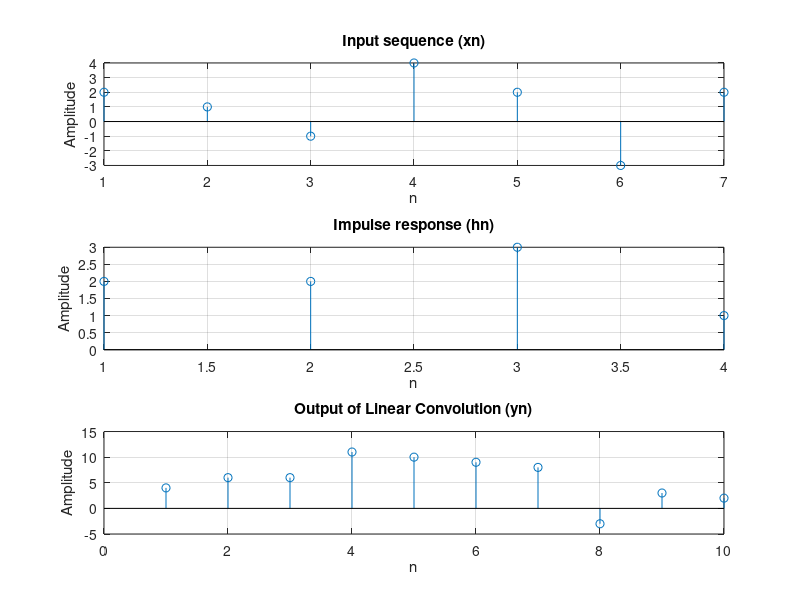

Reproduce this figure in MATLAB.
% Convolution Of Signals

clc;

xn = [2,1,-1,4,2,-3,2];
hn = [2,2,3,1];
yn = conv(xn,hn);

subplot(3,1,1);
stem(xn);
grid on;

xlabel('n');
ylabel('Amplitude');
title('Input sequence (xn)');
disp('Input sequence x(n)=');
disp(xn);

subplot(3,1,2);
stem(hn);
grid on;

xlabel('n');
ylabel('Amplitude');
title('Impulse response (hn)');
disp('Impulse response h(n)=');
disp(hn);

subplot(3,1,3);
stem(yn);
grid on;

xlabel('n');ylabel('Amplitude');
title('Output of Linear Convolution (yn)');
disp('Linear Convolution Output');
disp(yn);